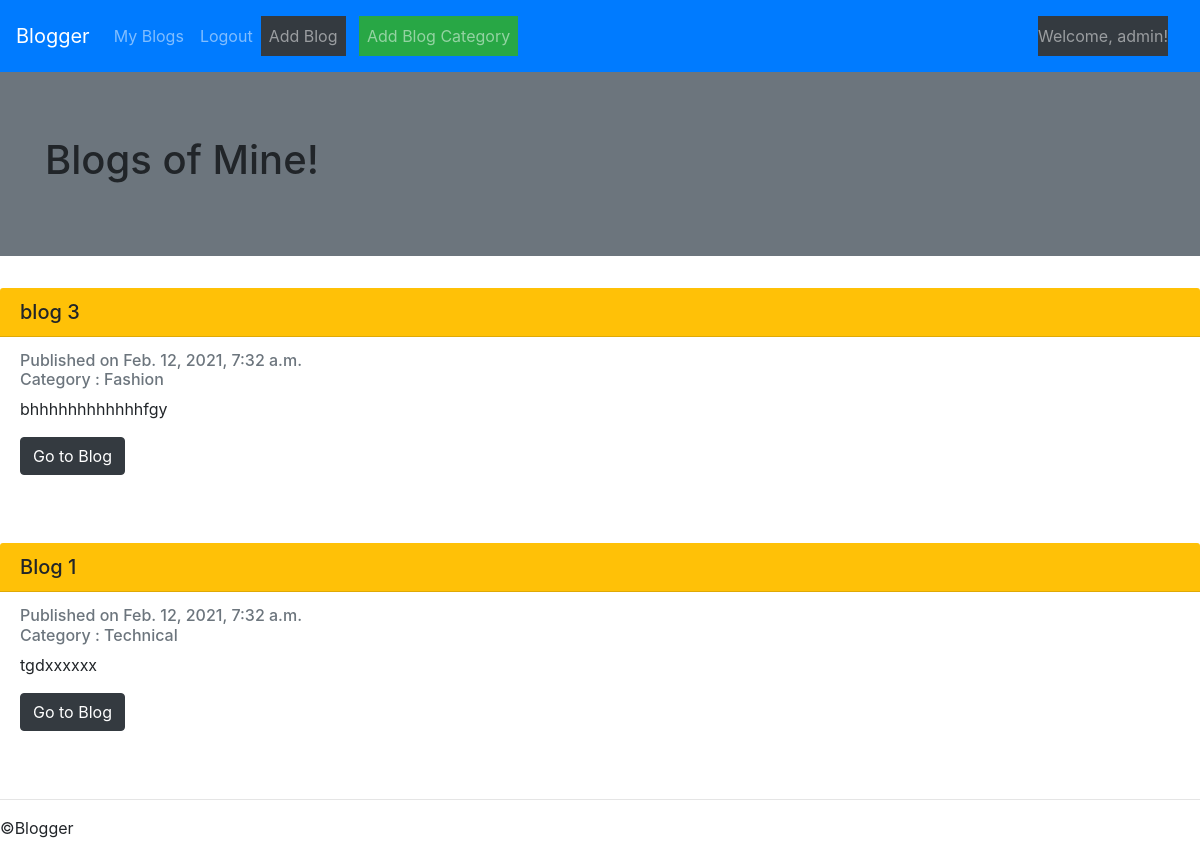
The page /blogger/myblogs/ (signed in) on the database as committed earlier.
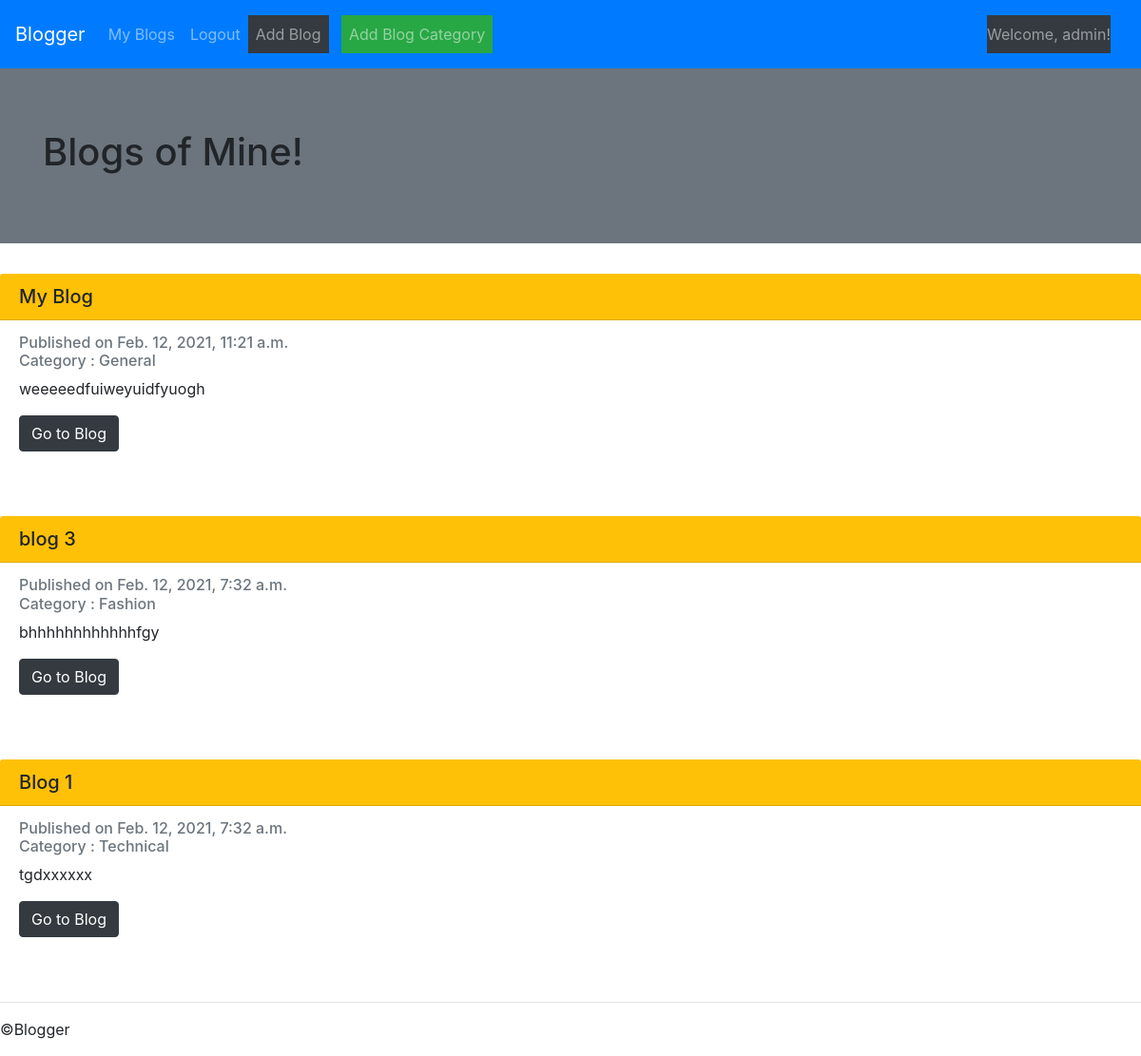
The same page on the database as committed later.
### blogger/models.py (models this page shows, shortened)
class Blog(models.Model):
	blog_name=models.CharField(max_length=100)
	author=models.ForeignKey(User,on_delete=models.CASCADE,null="true")
	date=models.DateTimeField(default=django.utils.timezone.now())
	blog_text=models.TextField()
	category=models.CharField(max_length=250,default='uncategorized')

### blogger/views.py (the view)
# urls.py: path('myblogs/',views.myblogs,name='myblogs'),
@login_required(login_url='/blogger/login')
def myblogs(request):
	blogs=Blog.objects.filter(author=request.user).order_by('-date')
	context={'blogs':blogs}
	return render(request,'blogger/myblogs.html',context)

### blogger/templates/blogger/myblogs.html (shortened to what this page needs)
{% extends "blogger/base.html" %}
{% block content %}
<div class="jumbotron jumbotron-fluid bg-secondary">
  <div class="container">
    <h1 class="display-4-danger">Blogs of Mine!</h1>
  </div>
</div>
{% if blogs %}
	{% for blog in blogs %}
		<div class="card-fluid border-danger mb-5 "style="border-color:red">
  			<h5 class="card-header bg-warning">{{blog.blog_name}}</h5>
  			<div class="card-body">
    			<h6 class="card-subtitle mb-2 text-muted">Published on {{blog.date}}</br>Category : {{blog.category}}  </h6>
    			<p class="card-text">{{blog.blog_text}}</p>
    			<a href="{% url 'blogger:details' blog.id%}" class="btn btn-dark">Go to Blog</a>
  			</div>
		</div>
	{% endfor %}
{% else %}
	<p>No blogs are available.</p>
{% endif %}
{% endblock %}

Rows that differ between the two databases and show on the page:
added Blog: blog_name "My Blog", date "Feb. 12, 2021, 11:21 a.m.", category "General", blog_text "weeeeedfuiweyuidfyuogh"
